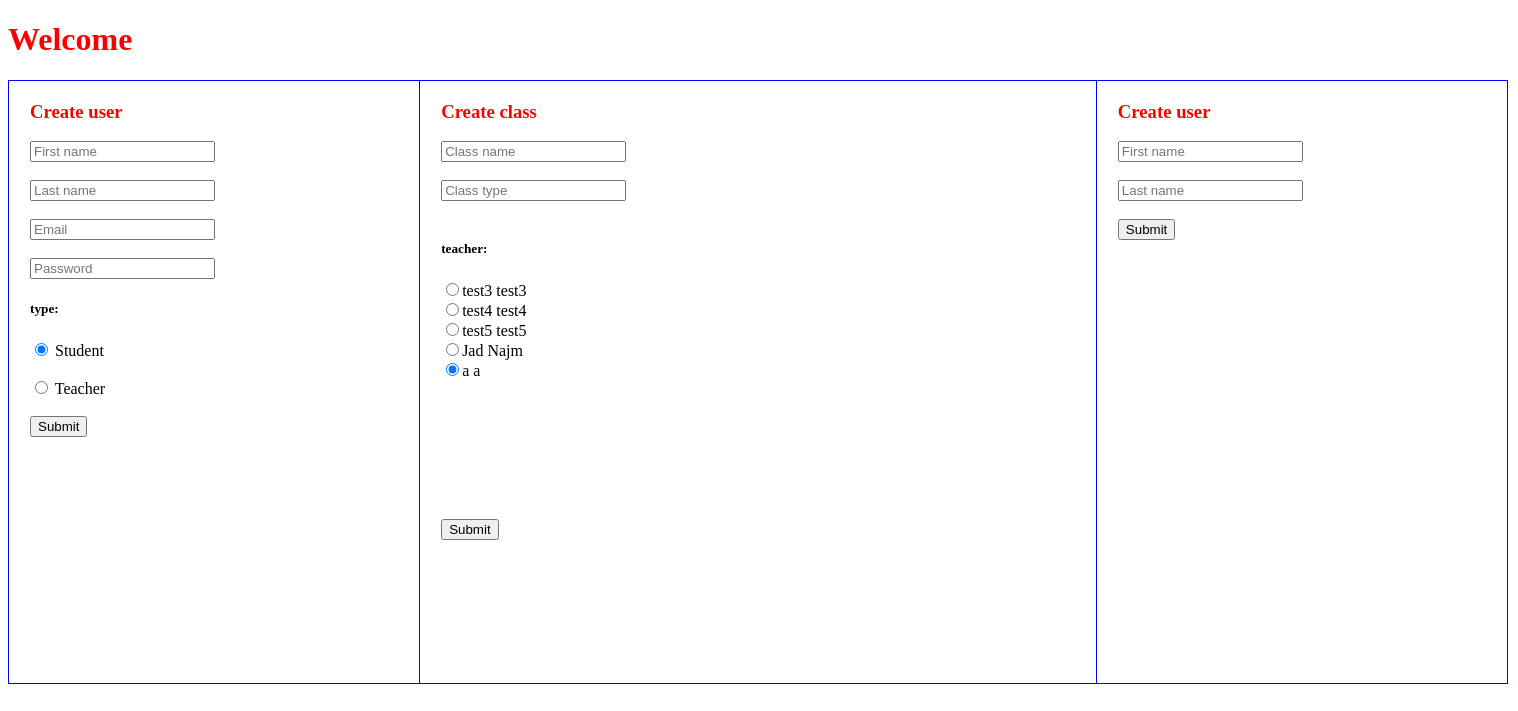
The app's page /backend/selectChange (signed in) with its own data.
### tables this page shows
CREATE TABLE IF NOT EXISTS `user` (
  `Active` tinyint(1) NOT NULL DEFAULT '0' COMMENT 'false if inactive true if active',
  `User_ID` bigint(20) NOT NULL AUTO_INCREMENT,
  `User_Name` varchar(50) NOT NULL,
  `User_Last` varchar(50) NOT NULL,
  `User_Mail` varchar(50) NOT NULL,
  `User_Pass` varchar(50) NOT NULL,
  `User_Pic` text NOT NULL COMMENT 'the extension of the folder in the users/images folder',
  `User_Type` int(1) NOT NULL DEFAULT '0' COMMENT '0 if student 1 if teacher 2 if admin',
  PRIMARY KEY (`User_ID`),
  UNIQUE KEY `User_Mail` (`User_Mail`),
  KEY `User_ID` (`User_ID`)
);

### backend/selectChange/index.php (the view, shortened to what this page needs)
 <?php
include('../../php/databaseconnect.php');
?>
<?php
$createUserMessage="";
if(isset($_SESSION['userCreated'])){
	if($_SESSION['userCreated'] == 1){
		$createUserMessage="User succesfully created";
	}else if($_SESSION['userCreated'] == 0){
		$createUserMessage="User was not created... problem";
	}else {
$createUserMessage = "Create user";
	}
$_SESSION['userCreated']=-1;
}else{
$createUserMessage = "Create user";
}
?>
<?php
$createClassMessage="";
if(isset($_SESSION['classCreated'])){
	if($_SESSION['classCreated'] == 1){
		$createClassMessage="Class succesfully created";
	}else if($_SESSION['classCreated'] == 0){
		$createClassMessage="Class was not created... problem";
	}else {
$createClassMessage = "Create class";
	}
$_SESSION['classCreated']=-1;
}else{
$createClassMessage = "Create class";
}
$teachersQuery = "SELECT * FROM user WHERE User_Type = 1";
$teachersInput="";
$result = mysqli_query($con,$teachersQuery);
while ($row = mysqli_fetch_array($result)){
	$teacherSingleInput = '<input type="radio" name="teacherId" checked="checked" value="'. $row['User_ID'].'" />'.$row['User_Name']  .
	" ".$row['User_Last']."</br>";
	$teachersInput.=$teacherSingleInput;
}
?>
<!DOCTYPE html>
<html>
	<head>
		<link rel="stylesheet" type="text/css" href="selectChangeCss.css">
	</head>
		<div> <h1> Welcome </h1> </div>
		<div class="mainDiv">
			<table>
				<tr>
					<td>
						<div>
							<h3> <?php echo $createUserMessage     ?>  </h3>
							<form  method="post" action="createUser.php">
								<input type="text" required  name="userFirstName" placeholder="First name"></br></br>
								<input type="text" required  name="userLastName" placeholder="Last name"></br></br>
								<input type="email" required  name="userMail" placeholder="Email"></br></br>
								<input type="text" required  name="userPassword" placeholder="Password"></br>
								<h5> type:</h5>
								<input type="radio" required  name="userType" value="0" checked="checked"> Student</br></br>
								<input type="radio" required  name="userType" value="1"> Teacher</br></br>
								<input type="submit" name="submitAddUser">
							</form>
						</div>
					</td>
					<td>
						<div>
							<h3> <?php echo $createClassMessage     ?>  </h3>
							<form  method="post" action="createClass.php">
								<input type="text" required  name="className" placeholder="Class name"></br></br>
								<input type="text" required  name="classType" placeholder="Class type"></br></br>
								<div class="teachersDiv">
								<h5> teacher:</h5>
								<?php echo $teachersInput ?>
								</div>
								<input type="submit" name="submitAddClass">
							</form>
						</div>
					</td>
					<td>
						<div>
							<h3> <?php echo $createUserMessage     ?>  </h3>
							<form  method="post" action="createUser.php">
								<input type="text" required  name="userFirstName" placeholder="First name"></br></br>
								<input type="text" required  name="userLastName" placeholder="Last name"></br></br>
								<input type="submit" name="submitAddUser">
							</form>
						</div>
					</td>
				</tr>
			</table>
		</div>
	</body>
</html>

### backend/selectChange/selectChangeCss.css (style rules this page uses)
table ,td { vertical-align: 0; height: 600px; width: 1500px; border: 1px solid blue; border-collapse: collapse; vertical-align: baseline; }
.mainDiv { height: 600px; width: 1500px; }
form , h3 { margin-left: 20px; }
h3 , h1 { color:red; }
.teachersDiv { overflow-y: scroll; height : 300px; width: 500px; }

### records on screen
user: User_Name "test3", User_Last "test3"
user: User_Name "test4", User_Last "test4"
user: User_Name "test5", User_Last "test5"
user: User_Name "Jad", User_Last "Najm"
user: User_Name "a", User_Last "a"

### other values on screen
$createUserMessage "Create user"
$createClassMessage "Create class"
